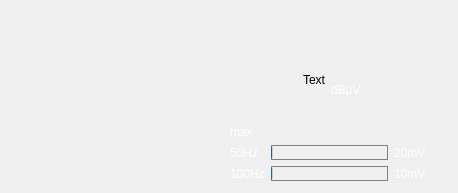
<?xml version="1.0" encoding="UTF-8"?>
<ui version="4.0">
 <class>AAWidget</class>
 <widget class="QWidget" name="AAWidget">
  <property name="geometry">
   <rect>
    <x>0</x>
    <y>0</y>
    <width>458</width>
    <height>193</height>
   </rect>
  </property>
  <property name="windowTitle">
   <string notr="true">Form</string>
  </property>
  <widget class="QWidget" name="">
   <property name="geometry">
    <rect>
     <x>230</x>
     <y>40</y>
     <width>196</width>
     <height>141</height>
    </rect>
   </property>
   <layout class="QVBoxLayout" name="layout_main">
    <item>
     <layout class="QHBoxLayout" name="horizontalLayout">
      <item>
       <layout class="QVBoxLayout" name="verticalLayout_2">
        <item>
         <widget class="QLabel" name="label_val">
          <property name="sizePolicy">
           <sizepolicy hsizetype="Preferred" vsizetype="Expanding">
            <horstretch>0</horstretch>
            <verstretch>0</verstretch>
           </sizepolicy>
          </property>
          <property name="styleSheet">
           <string notr="true">QLabel {font-family:WenQuanYi Micro Hei;font-size:52px;color:white}
background:transparent;color:gray;</string>
          </property>
          <property name="text">
           <string notr="true">Text</string>
          </property>
          <property name="alignment">
           <set>Qt::AlignRight|Qt::AlignTrailing|Qt::AlignVCenter</set>
          </property>
         </widget>
        </item>
        <item>
         <widget class="QLabel" name="label_max">
          <property name="sizePolicy">
           <sizepolicy hsizetype="Preferred" vsizetype="Minimum">
            <horstretch>0</horstretch>
            <verstretch>0</verstretch>
           </sizepolicy>
          </property>
          <property name="styleSheet">
           <string notr="true">QLabel {color:white;}</string>
          </property>
          <property name="text">
           <string notr="true">max</string>
          </property>
         </widget>
        </item>
       </layout>
      </item>
      <item>
       <layout class="QVBoxLayout" name="verticalLayout">
        <item>
         <spacer name="verticalSpacer">
          <property name="orientation">
           <enum>Qt::Vertical</enum>
          </property>
          <property name="sizeHint" stdset="0">
           <size>
            <width>20</width>
            <height>40</height>
           </size>
          </property>
         </spacer>
        </item>
        <item>
         <widget class="QLabel" name="label_3">
          <property name="sizePolicy">
           <sizepolicy hsizetype="Minimum" vsizetype="Preferred">
            <horstretch>0</horstretch>
            <verstretch>0</verstretch>
           </sizepolicy>
          </property>
          <property name="styleSheet">
           <string notr="true">QLabel {color:white;}</string>
          </property>
          <property name="text">
           <string notr="true">dBμV</string>
          </property>
         </widget>
        </item>
        <item>
         <spacer name="verticalSpacer_2">
          <property name="orientation">
           <enum>Qt::Vertical</enum>
          </property>
          <property name="sizeHint" stdset="0">
           <size>
            <width>20</width>
            <height>40</height>
           </size>
          </property>
         </spacer>
        </item>
       </layout>
      </item>
     </layout>
    </item>
    <item>
     <layout class="QGridLayout" name="gridLayout">
      <item row="1" column="0">
       <widget class="QLabel" name="label_range_2">
        <property name="styleSheet">
         <string notr="true">QLabel {color:white;}</string>
        </property>
        <property name="text">
         <string notr="true">100Hz</string>
        </property>
       </widget>
      </item>
      <item row="1" column="1">
       <widget class="QProgressBar" name="progressBar_100Hz">
        <property name="maximumSize">
         <size>
          <width>16777215</width>
          <height>15</height>
         </size>
        </property>
        <property name="styleSheet">
         <string notr="true">QProgressBar{border:1px solid gray;background:transparent;}
QProgressBar::chunk{&quot;background-color:skyblue;&quot;}</string>
        </property>
        <property name="maximum">
         <number>50</number>
        </property>
        <property name="value">
         <number>0</number>
        </property>
        <property name="textVisible">
         <bool>false</bool>
        </property>
       </widget>
      </item>
      <item row="0" column="0">
       <widget class="QLabel" name="label_range">
        <property name="styleSheet">
         <string notr="true">QLabel {color:white;}</string>
        </property>
        <property name="text">
         <string notr="true">50Hz</string>
        </property>
       </widget>
      </item>
      <item row="0" column="2">
       <widget class="QLabel" name="label_50Hz">
        <property name="styleSheet">
         <string notr="true">QLabel {color:white;}</string>
        </property>
        <property name="text">
         <string notr="true">20mV</string>
        </property>
       </widget>
      </item>
      <item row="1" column="2">
       <widget class="QLabel" name="label_100Hz">
        <property name="styleSheet">
         <string notr="true">QLabel {color:white;}</string>
        </property>
        <property name="text">
         <string notr="true">10mV</string>
        </property>
       </widget>
      </item>
      <item row="0" column="1">
       <widget class="QProgressBar" name="progressBar_50Hz">
        <property name="maximumSize">
         <size>
          <width>16777215</width>
          <height>15</height>
         </size>
        </property>
        <property name="styleSheet">
         <string notr="true">QProgressBar{border:1px solid gray;background:transparent;}
QProgressBar::chunk{&quot;background-color:skyblue;&quot;}</string>
        </property>
        <property name="maximum">
         <number>50</number>
        </property>
        <property name="value">
         <number>0</number>
        </property>
        <property name="textVisible">
         <bool>false</bool>
        </property>
       </widget>
      </item>
     </layout>
    </item>
   </layout>
  </widget>
 </widget>
 <resources/>
 <connections/>
</ui>
